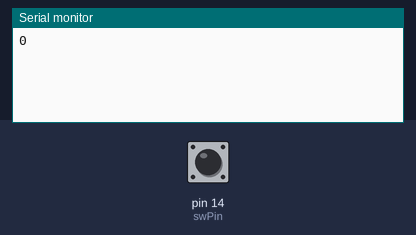
Recording of a sketch running on a simulated Arduino Uno, built with avr-gcc and run on an emulated ATmega328P. Shown: the last lines printed to the serial monitor. The test bench sets the inputs (shaded band); at power-on: pin 14 (swPin) HIGH.

Above: at 1.2 s.
1.3 s: pin 14 (swPin) pulled LOW for 0.15 s
At 1.8 s:
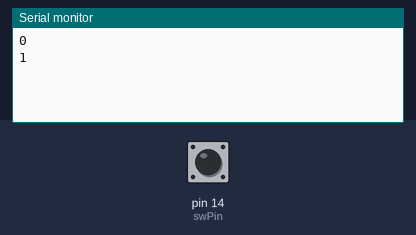
2.9 s: pin 14 (swPin) pulled LOW for 1 s
At 4.2 s:
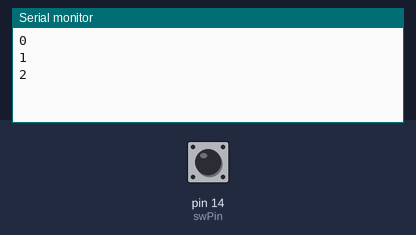
5.4 s: pin 14 (swPin) pulled LOW for 0.15 s
At 6.2 s:
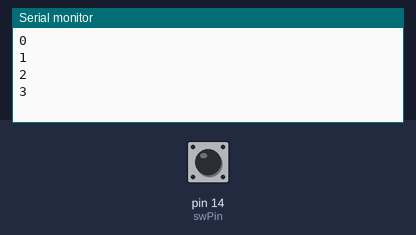
Timing chart, 0 to 8.4 s (numbered marks = the images above; inputs shaded):
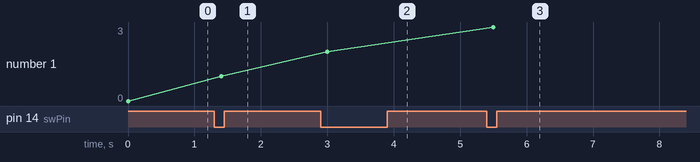

The sketch:

counter_switch_serial.ino
```cpp
/*
 * スイッチが押されたらカウンターを1ずつ増やす
 *  (ピンの状態が HIGH から LOW に変化したとき)
 *
 *  スイッチ | ピンの状態
 *     OFF  ->   HIGH
 *     ON   ->   LOW
 *
 *   IO14 --- タクトスイッチ
 */
const int swPin = 14;
int swPinState;
int swPinStatePrev = HIGH;     // 初期値は押されていないので HIGH に設定
int counter = 0;               // カウンターの値を0にセット

void setup() {
  Serial.begin(115200);
  Serial.println(counter);       // シリアルモニタにカウンターの値を表示
  pinMode(swPin, INPUT_PULLUP);  // IO14を入力ピンとして使う
}

void loop() {
  swPinState = digitalRead(swPin);      // スイッチの読み取り
  if (swPinState == LOW) {              // スイッチが押されたか
    if (swPinState != swPinStatePrev) { // 前回の状態から変化したか
      delay(100);                     // チャタリング防止
      counter++;                      // カウンターの値を1増やす
      Serial.println(counter);       // シリアルモニタにカウンターの値を表示
    }
  }
  swPinStatePrev = swPinState;       // 前回の状態を更新
}
```

Measured:
- after the input at 1.3 s, the serial monitor: prints a new line after 0.10 s (image 1)
- after the input at 2.9 s, the serial monitor: prints a new line after 0.10 s (image 2)
- after the input at 5.4 s, the serial monitor: prints a new line after 0.10 s (image 3)
- plotted number 1: 0 → 1 after the input at 1.3 s, 1 → 2 after the input at 2.9 s, 2 → 3 after the input at 5.4 s
